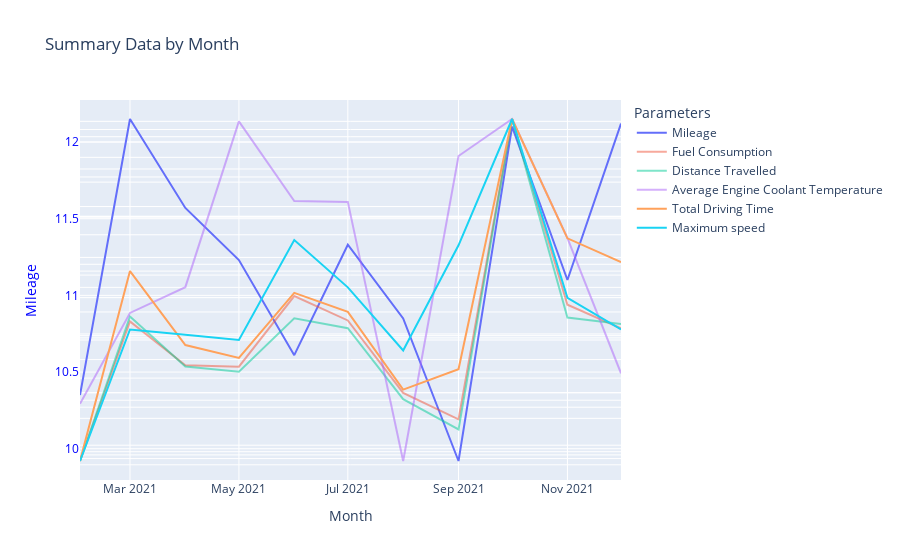

Notebook source saved alongside this figure:
### Markdown cell above
Plotting the historic Data

### Code cell
import plotly.express as px
import plotly.graph_objects as go

fig = go.Figure()

fig.add_trace(go.Scatter(x=summary_df['timeframe'], y=summary_df['mileage'], 
                         mode='lines', name='Mileage', yaxis='y1'))

fig.add_trace(go.Scatter(x=summary_df['timeframe'], y=summary_df['fuel'], 
                         mode='lines', name='Fuel Consumption', yaxis='y2', opacity=0.5))

fig.add_trace(go.Scatter(x=summary_df['timeframe'], y=summary_df['distance (km)'], 
                         mode='lines', name='Distance Travelled', yaxis='y3',opacity=0.5))

fig.add_trace(go.Scatter(x=summary_df['timeframe'], y=summary_df['coolant_temp'], 
                         mode='lines', name='Average Engine Coolant Temperature', yaxis='y4',opacity=0.5))

fig.add_trace(go.Scatter(x=summary_df['timeframe'], y=summary_df['total_drive_time'], 
                         mode='lines', name='Total Driving Time', yaxis='y5'))

fig.add_trace(go.Scatter(x=summary_df['timeframe'], y=summary_df['max_speed'], 
                         mode='lines', name='Maximum speed', yaxis='y6'))


fig.update_layout(
    title=f'Summary Data by {ch.capitalize()}',
    xaxis=dict(title=ch.capitalize()),

    yaxis=dict(
        title="Mileage",
        titlefont=dict(color="blue"),
        tickfont=dict(color="blue"),
    ),

    yaxis2=dict(
        overlaying="y",
        showticklabels=False
    ),
    
    yaxis3=dict(
        overlaying="y",
        showticklabels=False
    ),
    
    yaxis4=dict(
        overlaying="y",
        showticklabels=False
    ),

    yaxis5=dict(
        overlaying="y",
        showticklabels=False
    ),
    yaxis6=dict(
        overlaying="y",
        showticklabels=False
    ),

    legend_title_text='Parameters'
)

print(summary_df)
fig.show()

### Figure 1 — Plotly figure (JSON) as saved in the notebook; plotly's stock layout.template omitted (floating-point values rounded to 4 significant figures)
{"data": [{"mode": "lines", "name": "Mileage", "type": "scatter", "x": ["2021-02-01T00:00:00", "2021-03-01T00:00:00", "2021-04-01T00:00:00", "2021-05-01T00:00:00", "2021-06-01T00:00:00", "2021-07-01T00:00:00", "2021-08-01T00:00:00", "2021-09-01T00:00:00", "2021-10-01T00:00:00", "2021-11-01T00:00:00", "2021-12-01T00:00:00"], "y": [10.35, 12.15, 11.57, 11.23, 10.61, 11.33, 10.85, 9.92, 12.1, 11.1, 12.12], "yaxis": "y"}, {"mode": "lines", "name": "Fuel Consumption", "opacity": 0.5, "type": "scatter", "x": ["2021-02-01T00:00:00", "2021-03-01T00:00:00", "2021-04-01T00:00:00", "2021-05-01T00:00:00", "2021-06-01T00:00:00", "2021-07-01T00:00:00", "2021-08-01T00:00:00", "2021-09-01T00:00:00", "2021-10-01T00:00:00", "2021-11-01T00:00:00", "2021-12-01T00:00:00"], "y": [16.84, 64.25, 49.33, 48.89, 72.89, 64.59, 39.96, 30.98, 133.0, 69.92, 61.89], "yaxis": "y2"}, {"mode": "lines", "name": "Distance Travelled", "opacity": 0.5, "type": "scatter", "x": ["2021-02-01T00:00:00", "2021-03-01T00:00:00", "2021-04-01T00:00:00", "2021-05-01T00:00:00", "2021-06-01T00:00:00", "2021-07-01T00:00:00", "2021-08-01T00:00:00", "2021-09-01T00:00:00", "2021-10-01T00:00:00", "2021-11-01T00:00:00", "2021-12-01T00:00:00"], "y": [174.3, 780.8, 570.8, 548.9, 773.6, 731.6, 433.7, 307.2, 1610.0, 776.3, 749.8], "yaxis": "y3"}, {"mode": "lines", "name": "Average Engine Coolant Temperature", "opacity": 0.5, "type": "scatter", "x": ["2021-02-01T00:00:00", "2021-03-01T00:00:00", "2021-04-01T00:00:00", "2021-05-01T00:00:00", "2021-06-01T00:00:00", "2021-07-01T00:00:00", "2021-08-01T00:00:00", "2021-09-01T00:00:00", "2021-10-01T00:00:00", "2021-11-01T00:00:00", "2021-12-01T00:00:00"], "y": [84.68, 85.81, 86.13, 88.19, 87.2, 87.19, 83.97, 87.76, 88.22, 86.74, 85.06], "yaxis": "y4"}, {"mode": "lines", "name": "Total Driving Time", "type": "scatter", "x": ["2021-02-01T00:00:00", "2021-03-01T00:00:00", "2021-04-01T00:00:00", "2021-05-01T00:00:00", "2021-06-01T00:00:00", "2021-07-01T00:00:00", "2021-08-01T00:00:00", "2021-09-01T00:00:00", "2021-10-01T00:00:00", "2021-11-01T00:00:00", "2021-12-01T00:00:00"], "y": [529.5, 2000.0, 1427.0, 1328.0, 1831.0, 1684, 1082.0, 1240.0, 3178.0, 2254.0, 2069.0], "yaxis": "y5"}, {"mode": "lines", "name": "Maximum speed", "type": "scatter", "x": ["2021-02-01T00:00:00", "2021-03-01T00:00:00", "2021-04-01T00:00:00", "2021-05-01T00:00:00", "2021-06-01T00:00:00", "2021-07-01T00:00:00", "2021-08-01T00:00:00", "2021-09-01T00:00:00", "2021-10-01T00:00:00", "2021-11-01T00:00:00", "2021-12-01T00:00:00"], "y": [77, 102, 101, 100, 119, 110, 98, 118, 142, 108, 102], "yaxis": "y6"}], "layout": {"legend": {"title": {"text": "Parameters"}}, "title": {"text": "Summary Data by Month"}, "xaxis": {"title": {"text": "Month"}}, "yaxis": {"tickfont": {"color": "blue"}, "title": {"font": {"color": "blue"}, "text": "Mileage"}}, "yaxis2": {"overlaying": "y", "showticklabels": false}, "yaxis3": {"overlaying": "y", "showticklabels": false}, "yaxis4": {"overlaying": "y", "showticklabels": false}, "yaxis5": {"overlaying": "y", "showticklabels": false}, "yaxis6": {"overlaying": "y", "showticklabels": false}}}
